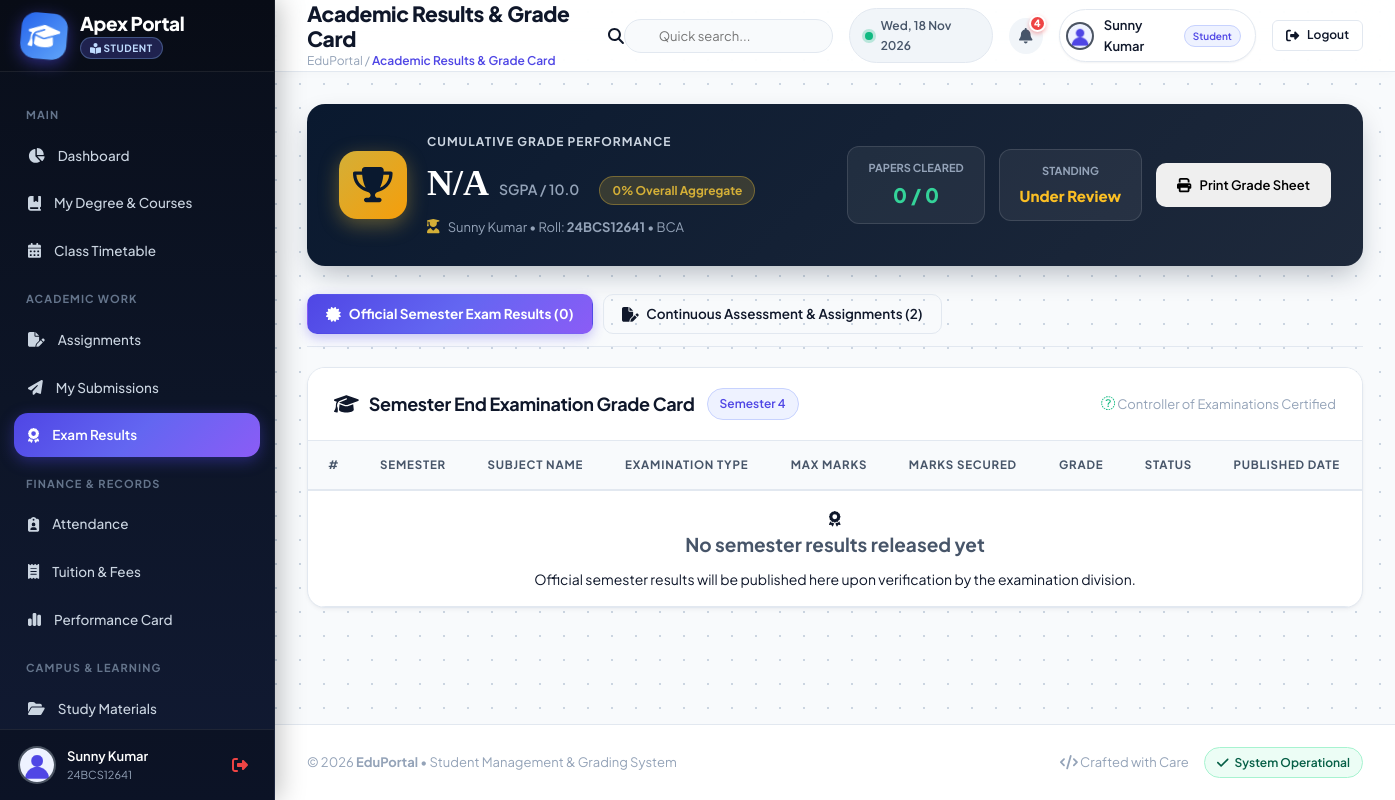
/student/results.php (signed in), run on an earlier commit of the app's database.
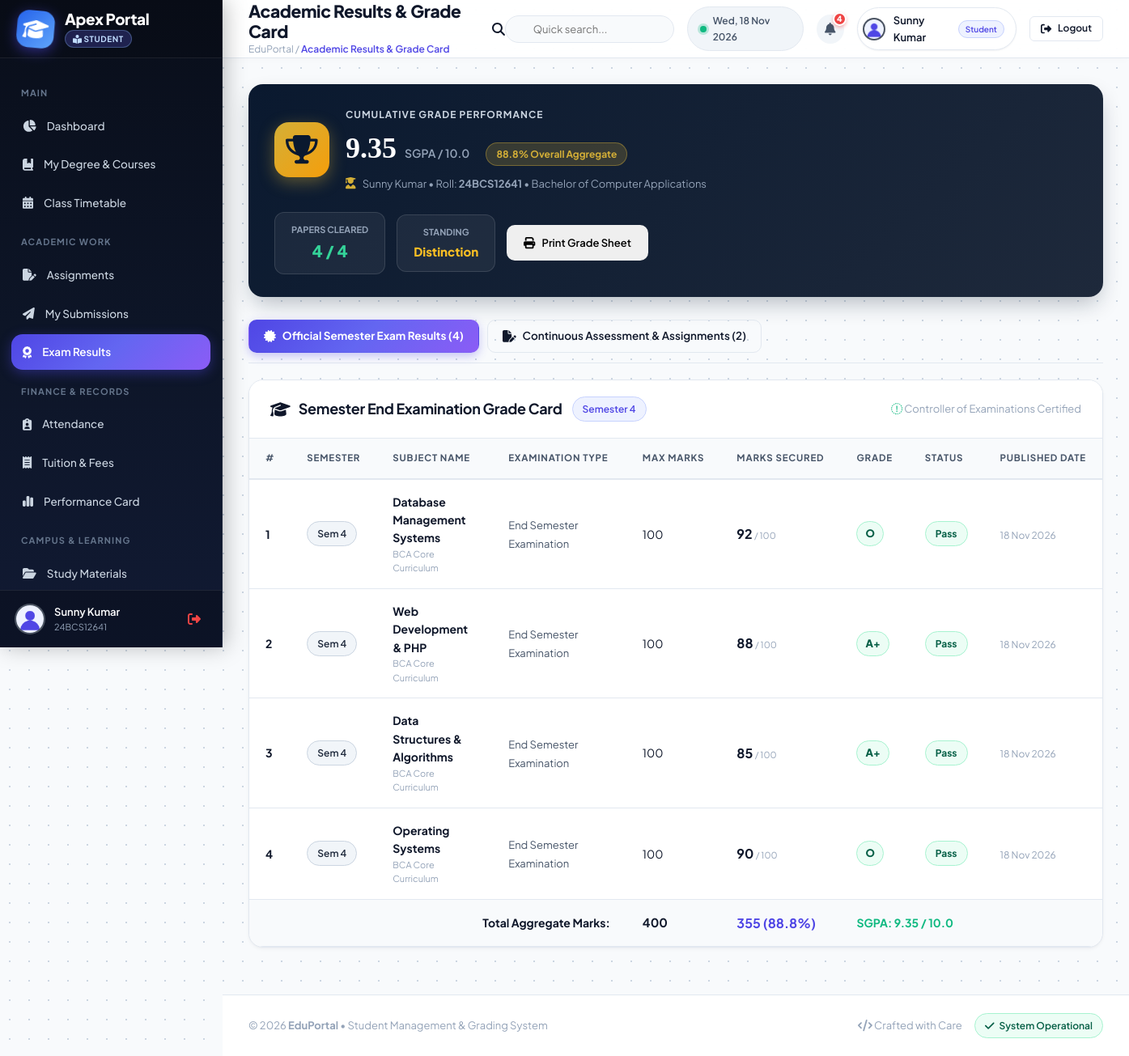
And on a later commit of the database.
### tables this page shows
CREATE TABLE `students` (
  `student_id` int(11) NOT NULL AUTO_INCREMENT,
  `user_id` int(11) NOT NULL,
  `roll_no` varchar(50) NOT NULL,
  `department_id` int(11) DEFAULT NULL,
  `course_id` int(11) DEFAULT NULL,
  `course` varchar(100) DEFAULT 'BCA',
  `semester` int(11) NOT NULL DEFAULT 1,
  `admission_year` int(11) NOT NULL DEFAULT 2024,
  `gender` enum('Male','Female','Other') DEFAULT 'Male',
  `dob` date DEFAULT NULL,
  `address` text DEFAULT NULL,
  `status` enum('Active','Graduated','Suspended') DEFAULT 'Active',
  `profile_picture` varchar(255) DEFAULT NULL,
  `created_at` timestamp NOT NULL DEFAULT current_timestamp(),
  PRIMARY KEY (`student_id`),
  UNIQUE KEY `user_id` (`user_id`),
  UNIQUE KEY `roll_no` (`roll_no`),
  KEY `user_id_2` (`user_id`),
  KEY `course_id` (`course_id`),
  CONSTRAINT `fk_stu_course` FOREIGN KEY (`course_id`) REFERENCES `courses` (`course_id`) ON DELETE SET NULL,
  CONSTRAINT `fk_stu_user` FOREIGN KEY (`user_id`) REFERENCES `users` (`id`) ON DELETE CASCADE
);

CREATE TABLE `users` (
  `id` int(11) NOT NULL AUTO_INCREMENT,
  `name` varchar(120) NOT NULL,
  `email` varchar(120) NOT NULL,
  `password` varchar(255) NOT NULL,
  `role` enum('admin','faculty','student') NOT NULL DEFAULT 'student',
  `profile_picture` varchar(255) DEFAULT NULL,
  `phone` varchar(30) DEFAULT NULL,
  `created_at` timestamp NOT NULL DEFAULT current_timestamp(),
  PRIMARY KEY (`id`),
  UNIQUE KEY `email` (`email`)
);

CREATE TABLE `courses` (
  `course_id` int(11) NOT NULL AUTO_INCREMENT,
  `department_id` int(11) NOT NULL,
  `name` varchar(150) NOT NULL,
  `code` varchar(30) NOT NULL,
  `degree_level` enum('Undergraduate','Postgraduate','Doctorate','Diploma') NOT NULL DEFAULT 'Undergraduate',
  `duration` varchar(50) NOT NULL DEFAULT '3 Years',
  `semester_count` int(11) NOT NULL DEFAULT 6,
  `fees_per_year` decimal(10,2) NOT NULL DEFAULT 65000.00,
  `eligibility` text DEFAULT NULL,
  `description` text DEFAULT NULL,
  `created_at` timestamp NOT NULL DEFAULT current_timestamp(),
  `course_name` varchar(150) DEFAULT NULL,
  `course_code` varchar(30) DEFAULT NULL,
  PRIMARY KEY (`course_id`),
  UNIQUE KEY `code` (`code`),
  KEY `department_id` (`department_id`),
  CONSTRAINT `fk_course_dept` FOREIGN KEY (`department_id`) REFERENCES `departments` (`department_id`) ON DELETE CASCADE
);

CREATE TABLE `results` (
  `result_id` int(11) NOT NULL AUTO_INCREMENT,
  `student_id` int(11) NOT NULL,
  `course_id` int(11) NOT NULL,
  `semester` int(11) NOT NULL,
  `subject_name` varchar(150) NOT NULL,
  `exam_type` varchar(50) DEFAULT 'End Semester Examination',
  `total_marks` int(11) NOT NULL DEFAULT 100,
  `marks_obtained` int(11) NOT NULL,
  `grade` varchar(10) NOT NULL DEFAULT 'A',
  `status` enum('Pass','Fail') DEFAULT 'Pass',
  `published_at` timestamp NOT NULL DEFAULT current_timestamp(),
  PRIMARY KEY (`result_id`),
  KEY `student_id` (`student_id`),
  CONSTRAINT `fk_res_student` FOREIGN KEY (`student_id`) REFERENCES `students` (`student_id`) ON DELETE CASCADE
);

### student/results.php (called while the page is built)
<?php include("view_grades.php"); ?>

### student/view_grades.php (the view, shortened to what the changed rows need)
<?php
include("../config/db.php");
$user_id = $_SESSION['user_id'];
$subj_col = get_subject_col($con);
$st_query = mysqli_query($con, "
    SELECT s.student_id, s.roll_no, s.course, s.semester, s.course_id, u.name, c.name AS course_name, c.code AS course_code
    FROM students s
    JOIN users u ON s.user_id = u.id
    LEFT JOIN courses c ON s.course_id = c.course_id
    WHERE s.user_id = '$user_id'
    LIMIT 1
");
$student = mysqli_fetch_assoc($st_query);
$student_id = $student['student_id'] ?? 0;
$exam_results = [];
$exam_total_marks = 0;
$exam_obtained_marks = 0;
$passed_count = 0;
if ($student_id > 0) {
    $res_q = mysqli_query($con, "
        SELECT r.*, c.name AS course_name, c.code AS course_code
        FROM results r
        LEFT JOIN courses c ON r.course_id = c.course_id
        WHERE r.student_id = '$student_id'
        ORDER BY r.semester DESC, r.result_id ASC
    ");
    if ($res_q) {
        while ($r = mysqli_fetch_assoc($res_q)) {
            $exam_results[] = $r;
            $exam_total_marks += (int)$r['total_marks'];
            $exam_obtained_marks += (int)$r['marks_obtained'];
            if ($r['status'] === 'Pass') $passed_count++;
        }
    }
}
$exam_count = count($exam_results);
$overall_pct = ($exam_total_marks > 0) ? round(($exam_obtained_marks / $exam_total_marks) * 100, 1) : 0;
$sgpa = ($overall_pct > 0) ? round($overall_pct / 9.5, 2) : 0.0;
$asg_count = 0;
if ($student_id > 0) {
    $asg_q = mysqli_query($con, "
        SELECT g.*, a.title AS assignment_title, sub.`$subj_col` AS subject_name
        FROM grades g
        JOIN assignments a ON g.assignment_id = a.assignment_id
        LEFT JOIN subjects sub ON a.subject_id = sub.subject_id
        WHERE g.student_id = '$student_id'
        ORDER BY g.grade_id DESC
    ");
    if ($asg_q) {
        while ($g = mysqli_fetch_assoc($asg_q)) {
            $asg_count++;
        }
    }
}
include("../includes/header.php");
include("../includes/sidebar_student.php");
include("../includes/navbar.php");
?>
<div style="background:linear-gradient(135deg, #0a192f 0%, #1e293b 100%); color:#ffffff; border-radius:var(--radius-lg); padding:28px 32px; margin-bottom:28px; box-shadow:0 12px 28px -6px rgba(10,25,47,0.3); display:flex; justify-content:space-between; align-items:center; flex-wrap:wrap; gap:24px;">
    <div style="display:flex; align-items:center; gap:20px;">
        <div>
            <div style="font-size:12px; color:#cbd5e1; text-transform:uppercase; font-weight:700; letter-spacing:1px;">Cumulative Grade Performance</div>
            <div style="display:flex; align-items:baseline; gap:10px; margin-top:4px;">
                <span style="font-size:36px; font-weight:800; color:#ffffff; font-family:'Playfair Display', serif;"><?php echo $sgpa > 0 ? number_format($sgpa, 2) : 'N/A'; ?></span>
                <span style="font-size:14px; color:#94a3b8; font-weight:600;">SGPA / 10.0</span>
                <span style="margin-left:10px; padding:4px 12px; border-radius:20px; font-size:12px; font-weight:700; background:rgba(212,175,55,0.2); color:#d4af37; border:1px solid rgba(212,175,55,0.4);">
                    <?php echo $overall_pct; ?>% Overall Aggregate
                </span>
            </div>
            <div style="font-size:13px; color:#94a3b8; margin-top:4px;">
                <i class="fa-solid fa-user-graduate" style="color:#d4af37; margin-right:6px;"></i>
                <?php echo htmlspecialchars($student['name'] ?? 'Student'); ?> &bull; Roll: <strong><?php echo htmlspecialchars($student['roll_no'] ?? 'N/A'); ?></strong> &bull; <?php echo htmlspecialchars($student['course_name'] ?? ($student['course'] ?? 'B.Tech CSE')); ?>
            </div>
        </div>
    </div>
    <div style="display:flex; align-items:center; gap:14px; flex-wrap:wrap;">
        <div style="padding:12px 20px; background:rgba(255,255,255,0.06); border:1px solid rgba(255,255,255,0.12); border-radius:12px; text-align:center;">
            <div style="font-size:11px; color:#94a3b8; text-transform:uppercase; font-weight:700;">Papers Cleared</div>
            <div style="font-size:20px; font-weight:800; color:#34d399; margin-top:2px;"><?php echo $passed_count; ?> / <?php echo $exam_count; ?></div>
        </div>
        <div style="padding:12px 20px; background:rgba(255,255,255,0.06); border:1px solid rgba(255,255,255,0.12); border-radius:12px; text-align:center;">
            <div style="font-size:11px; color:#94a3b8; text-transform:uppercase; font-weight:700;">Standing</div>
            <div style="font-size:15px; font-weight:800; color:#fbbf24; margin-top:4px;">
                <?php echo ($overall_pct >= 85) ? 'Distinction' : (($overall_pct >= 60) ? 'First Class' : ($overall_pct >= 40 ? 'Passed' : 'Under Review')); ?>
            </div>
        </div>
    </div>
</div>
<div style="display:flex; gap:10px; margin-bottom:20px; border-bottom:1px solid #e2e8f0; padding-bottom:12px;">
    <button type="button" id="tabBtnExams" class="btn btn-primary" onclick="switchTab('exams')" style="font-weight:700;">
        <i class="fa-solid fa-certificate"></i> Official Semester Exam Results (<?php echo $exam_count; ?>)
    </button>
    <button type="button" id="tabBtnAssignments" class="btn btn-outline" onclick="switchTab('assignments')" style="font-weight:600;">
        <i class="fa-solid fa-file-pen"></i> Continuous Assessment & Assignments (<?php echo $asg_count; ?>)
    </button>
</div>
<div id="tabExamsContent" class="card" style="display:block;">
    <div class="card-header">
        <div style="display:flex; align-items:center; gap:12px; flex-wrap:wrap;">
            <h3><i class="fa-solid fa-graduation-cap"></i> Semester End Examination Grade Card</h3>
            <span class="badge badge-primary">Semester <?php echo htmlspecialchars($student['semester'] ?? '3'); ?></span>
        </div>
    </div>
    <div class="card-body" style="padding:0;">
        <div class="table-responsive">
            <table class="custom-table">
                <thead>
                    <tr>
                        <th>#</th>
                        <th>Semester</th>
                        <th>Subject Name</th>
                        <th>Examination Type</th>
                        <th>Max Marks</th>
                        <th>Marks Secured</th>
                        <th>Grade</th>
                        <th>Status</th>
                        <th>Published Date</th>
                    </tr>
                </thead>
                <tbody>
                    <?php if ($exam_count > 0): ?>
                        <?php $idx = 1; foreach ($exam_results as $row):
                            $grade = $row['grade'];
                            $badge = ($grade === 'O' || $grade === 'A+') ? 'badge-success' : (($grade === 'A' || $grade === 'B+') ? 'badge-primary' : (($grade === 'B' || $grade === 'C') ? 'badge-warning' : 'badge-danger'));
                            $status_badge = ($row['status'] === 'Pass') ? 'badge-success' : 'badge-danger';
                        ?>
                            <tr>
                                <td><strong><?php echo $idx++; ?></strong></td>
                                <td><span class="badge badge-dark">Sem <?php echo $row['semester']; ?></span></td>
                                <td>
                                    <div style="font-weight:700; color:var(--text-primary); font-size:14px;"><?php echo htmlspecialchars($row['subject_name']); ?></div>
                                    <div style="font-size:11px; color:var(--text-muted);"><?php echo htmlspecialchars($row['course_code'] ?? 'CS'); ?> Core Curriculum</div>
                                </td>
                                <td>
                                    <span style="font-size:13px; color:var(--text-secondary);"><?php echo htmlspecialchars($row['exam_type'] ?? 'Semester Final'); ?></span>
                                </td>
                                <td><?php echo $row['total_marks']; ?></td>
                                <td>
                                    <strong style="font-size:16px; color:var(--text-primary);"><?php echo $row['marks_obtained']; ?></strong>
                                    <span style="font-size:11px; color:var(--text-muted);">/ <?php echo $row['total_marks']; ?></span>
                                </td>
                                <td>
                                    <span class="badge <?php echo $badge; ?>" style="font-size:13px; font-weight:800; padding:4px 10px;"><?php echo $grade; ?></span>
                                </td>
                                <td>
                                    <span class="badge <?php echo $status_badge; ?>" style="font-weight:700;"><?php echo $row['status']; ?></span>
                                </td>
                                <td>
                                    <span style="font-size:12px; color:var(--text-muted);">
                                        <?php echo isset($row['published_at']) ? date('d M Y', strtotime($row['published_at'])) : 'Recent'; ?>
                                    </span>
                                </td>
                            </tr>
                        <?php endforeach; ?>
                        <tr style="background:#f8fafc; font-weight:700;">
                            <td colspan="4" style="text-align:right; font-size:14px; color:var(--text-primary);">Total Aggregate Marks:</td>
                            <td style="font-size:15px; color:var(--text-primary);"><?php echo $exam_total_marks; ?></td>
                            <td style="font-size:16px; color:var(--primary);"><?php echo $exam_obtained_marks; ?> (<?php echo $overall_pct; ?>%)</td>
                            <td colspan="3" style="color:var(--success); font-size:14px;">SGPA: <?php echo number_format($sgpa, 2); ?> / 10.0</td>
                        </tr>
                    <?php else: ?>
                        <tr>
                            <td colspan="9" class="empty-state">
                                <i class="fa-solid fa-award"></i>
                                <h4>No semester results released yet</h4>
                                <p>Official semester results will be published here upon verification by the examination division.</p>
                            </td>
                        </tr>
                    <?php endif; ?>
                </tbody>
            </table>
        </div>
    </div>
</div>
<?php include("../includes/footer.php"); ?>

### includes/sidebar_student.php (shortened to what the changed rows need)
<?php
$student_name = $_SESSION['name'] ?? 'Student';
$roll_no_display = "Student";
if (isset($con) && isset($_SESSION['user_id'])) {
    $u_res = mysqli_query($con, "
        SELECT students.profile_picture, students.roll_no, students.course
        FROM students
        WHERE user_id='" . $_SESSION['user_id'] . "'
    ");
    if ($u_res && $s_row = mysqli_fetch_assoc($u_res)) {
        if (!empty($s_row['roll_no'])) {
            $roll_no_display = $s_row['roll_no'];
        }
    }
}
?>
<aside class="sidebar">
    <div class="sidebar-footer">
        <div class="user-mini">
            <div class="user-info">
                <div class="name"><?php echo htmlspecialchars($student_name); ?></div>
                <div class="role-tag"><?php echo htmlspecialchars($roll_no_display); ?></div>
            </div>
        </div>
    </div>
</aside>

What changed in the data, as far as the page shows it:
changed students "24BCS12641": course.name "BCA" → "Bachelor of Computer Applications"
added results: semester "4", subject_name "Database Management Systems", course.code "BCA", exam_type "End Semester Examination", total_marks "100", marks_obtained "92", grade "O", status "Pass", published_at "18 Nov 2026"
added results: semester "4", subject_name "Web Development & PHP", course.code "BCA", exam_type "End Semester Examination", total_marks "100", marks_obtained "88", grade "A+", status "Pass", published_at "18 Nov 2026"
added results: semester "4", subject_name "Data Structures & Algorithms", course.code "BCA", exam_type "End Semester Examination", total_marks "100", marks_obtained "85", grade "A+", status "Pass", published_at "18 Nov 2026"
added results: semester "4", subject_name "Operating Systems", course.code "BCA", exam_type "End Semester Examination", total_marks "100", marks_obtained "90", grade "O", status "Pass", published_at "18 Nov 2026"
Also different on the page:
$sgpa: (not shown) → "9.35"
$overall_pct: "0" → "88.8"
$passed_count: "0" → "4"
$exam_count: "0" → "4"
$exam_total_marks: (not shown) → "400"
$exam_obtained_marks: (not shown) → "355"
$overall_pct: (not shown) → "88.8"
text no longer shown: "N/A Under Review No semester results released yet Official semester results will be published here upon verification by the examination division."
text now shown: "Distinction Total Aggregate Marks: ( %) SGPA: / 10.0"
